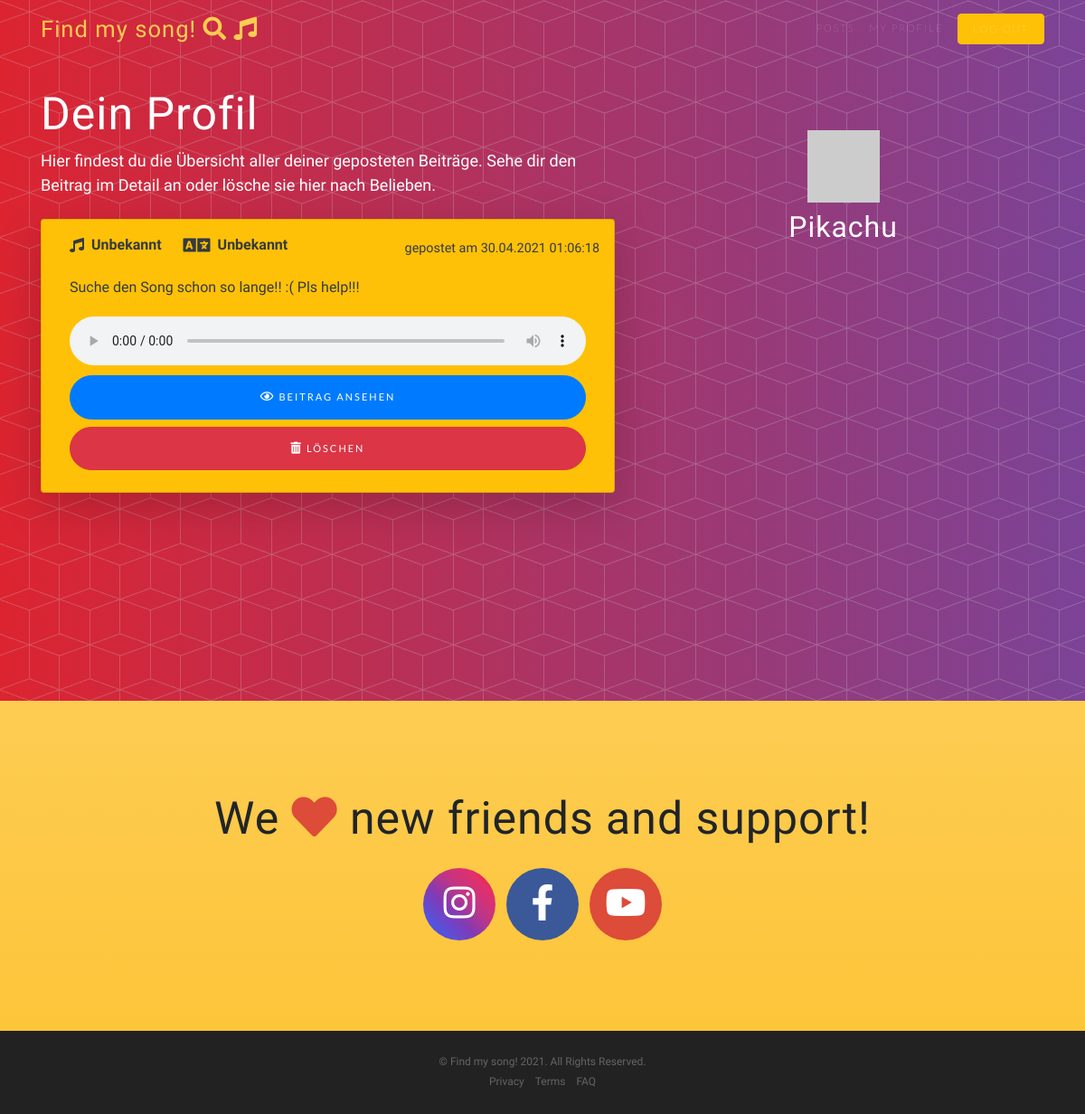
The page /myprofile.php (signed in) on the database its author committed.
### tables this page shows
CREATE TABLE `posts` (
  `id` int(11) NOT NULL,
  `description` text NOT NULL,
  `genre` varchar(255) NOT NULL,
  `language` varchar(255) NOT NULL,
  `audio_filename` varchar(255) NOT NULL,
  `post_date` datetime NOT NULL DEFAULT current_timestamp(),
  `username` varchar(255) NOT NULL
);

### model/Db.php (called while the page is built, shortened)
<?php
  class Db {
    protected $dbHost = 'localhost';
    protected $dbUser = 'root';
    protected $dbPass = '';
    protected $dbName = 'findmysong';
    protected $dbHandler, $dbStmt;
    public function __construct() {
      $Dsn = "mysql:host=" . $this->dbHost . ';dbname=' . $this->dbName;
      $Options = array(
        PDO::ATTR_PERSISTENT => true,
        PDO::ATTR_ERRMODE => PDO::ERRMODE_EXCEPTION
      );
      try {
        $this->dbHandler = new PDO($Dsn, $this->dbUser, $this->dbPass, $Options);
      } catch (Exception $e) {
        var_dump('Database connection failed: ' . $e->getMessage());
      }
    }
    public function query($query) {
      $this->dbStmt = $this->dbHandler->prepare($query);
    }
    public function bind($param, $value, $type = null) {
      if (is_null($type)) {
        switch (true) {
          default:
            $type = PDO::PARAM_STR;
          break;
        }
      }
      $this->dbStmt->bindValue($param, $value, $type);
    }
    public function execute()
    {
      $this->dbStmt->execute();
      return true;
    }
    public function fetchAll() {
      $this->execute();
      return $this->dbStmt->fetchAll(PDO::FETCH_ASSOC);
    }
  }
 ?>

### controller/MyProfile.php (called while the page is built, shortened)
<?php
  require_once('./model/MyProfileModel.php');
  class MyProfile extends Controller {
    private $myprofileModel;
    public function __construct() {
      $this->myprofileModel = new MyProfileModel();
    }
    public function getPosts(string $username) :array {
      return $this->myprofileModel->fetchPosts($username);
    }
  }
 ?>

### model/MyProfileModel.php (called while the page is built, shortened)
<?php
    require_once(__dir__ . '/Db.php');
    class MyProfileModel extends Db {
      public function fetchPosts(string $username) :array
      {
        $this->query("SELECT * FROM `posts` WHERE username = :username ORDER BY `id` DESC");
        $this->bind('username', $username);
        $this->execute();
        $Posts = $this->fetchAll();
        if (count($Posts) > 0) {
          $Response = array(
            'status' => true,
            'data' => $Posts
          );
          return $Response;
        }
        $Response = array(
          'status' => false,
          'data' => []
        );
        return $Response;
      }
    }
 ?>

### myprofile.php (the view, shortened to what this page needs)
<?php
require_once('./controller/MyProfile.php');
$MyProfile = new MyProfile();
$Posts = $MyProfile->getPosts($_SESSION['data']['username']);
?>
<!DOCTYPE html>
<html lang="en">
<head>
</head>
<body id="page-top">
    <?php include("includes/nav_forum.inc.php")?>
    <header id="masthead-posts" class="masthead">
        <div class="container h-100 pt-5">
            <div class="row h-100">
                <div class="col-lg-7 my-auto">
                    <div class="header-content mx-auto mt-5">
                        <h1>Dein Profil</h1>
                        <p class="mb-4">Hier findest du die Übersicht aller deiner geposteten Beiträge. Sehe dir den Beitrag im Detail an oder lösche sie hier nach Belieben.</p>
                        <div class="row">
                            <?php if ($Posts['status']) : ?>
                                <?php  foreach ($Posts['data'] as $post) : ?>
                                    <div class="col-12">
                                        <div class="card shadow-lg p-3 mb-4 rounded bg-warning text-dark">
                                            <div class="container">
                                                <div class="row">
                                                    <div class="col post_genre_language">
                                                        <p><i class="fas fa-music pr-2"></i> <strong><?php echo ucwords($post['genre']); ?></strong> <i class="fas fa-language pr-2 pl-4"></i> <strong><?php echo ucwords($post['language']); ?></strong></p>
                                                    </div>
                                                    <div class="post_date">
                                                        <p><small>gepostet am <?php echo date("d.m.Y H:i:s", strtotime($post['post_date'])); ?></small></p>
                                                    </div>
                                                </div>
                                                <div class="post_description">
                                                    <p><?php echo $post['description']; ?></p>
                                                </div>
                                                <?=$post['audio_filename'] != "" ?  "<audio class=\"post_audio mb-1\" src=\" " . $post['audio_filename'] . "\" controls></audio>" : "<button type=\"button\" class=\"btn btn-light btn-xl btn-block mb-2 \" disabled><i class=\"fas fa-ban\"></i> Keine Audio vorhanden</button>" ?>
                                                <a href="post?id=<?=$post['id']?>" class="btn btn-primary btn-xl btn-block mb-2"><i class="far fa-eye"></i> Beitrag ansehen</a>
                                                <button type="delete" class="btn btn-danger btn-xl btn-block mb-2" data-toggle="modal" data-target=".delete-lg"><i class="fas fa-trash-alt"></i> Löschen</button>
                                            </div>
                                        </div>
                                    </div>
                                <?php endforeach; ?>
                            <?php endif;?>
                        </div>
                    </div>
                </div>
                <div class="col-lg-5 mt-5 pt-5 text-center">
                    <img src="https://robohash.org/<?php echo ($_SESSION['data']['username']); ?>.png?set=set4">
                    <h2 class="mt-2"><strong><?php echo ucwords($_SESSION['data']['username']); ?></strong></h2>
                </div>
            </div>
        </div>
    </header>
    <?php include("includes/socialmedia.inc.php")?>
    <?php include("includes/footer.inc.php")?>
</body>
</html>

### rows shown on the page
posts: genre "Unbekannt", language "Unbekannt", post_date "30.04.2021 01:06:18", description "Suche den Song schon so lange!! :( Pls help!!!"

### other values the page prints
$_SESSION['data']['username'] "Pikachu"
